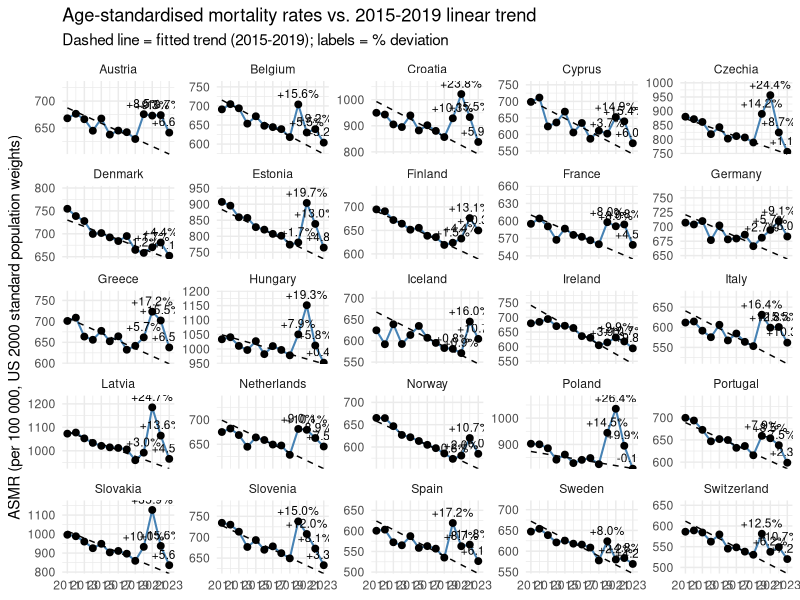

The R source for this figure:
################################################################################
## Age-standardised mortality rates (ASMR) 2011-2023, linear trend 2015-2019,  ##
## and percent deviation in 2020-2023                                          ##
################################################################################

## 1 ────────────────────────────────────────────────────────────────────────────
##  Standard US 2000 population weights, adjusted for the 0-4 group
##  (0-4 = <1 + 1-4  ⇒ 0.013818 + 0.055317 = 0.069135)
## -----------------------------------------------------------------------------
library(tidyverse)
library(broom)
library(knitr)
library(kableExtra)
library(scales)

std_pop <- tribble(
  ~age_group_5, ~weight,
  "0-4",   0.013818 + 0.055317,   # 0-4 years
  "5-9",   0.072533,
  "10-14", 0.073032,
  "15-19", 0.072169,
  "20-24", 0.066478,
  "25-29", 0.064529,
  "30-34", 0.071044,
  "35-39", 0.080762,
  "40-44", 0.081851,
  "45-49", 0.072118,
  "50-54", 0.062716,
  "55-59", 0.048454,
  "60-64", 0.038793,
  "65-69", 0.034264,
  "70-74", 0.031773,
  "75-79", 0.026999,
  "80-84", 0.017842,
  "85+",   0.015508
) %>%
  arrange(factor(age_group_5, levels = age_group_5))          # keep declared order


## 2 ────────────────────────────────────────────────────────────────────────────
##  Reads Eurostat deaths / population file & calculates ASMR (per 100 000)
## -----------------------------------------------------------------------------
dat <- read_csv("data/pop_deaths_eurostats_2011_2023.csv",
                show_col_types = FALSE)

asmr <- dat %>%
  left_join(std_pop, by = "age_group_5") %>%                 # attach weights
  mutate(mr      = deaths / population,                      # age-specific rate
         w_rate  = mr * weight) %>%                          # weighted rate
  group_by(country, year) %>%
  summarise(ASMR = sum(w_rate, na.rm = TRUE) * 1e5,          # per 100 000
            .groups = "drop") %>%
  arrange(country, year)


## 3 ────────────────────────────────────────────────────────────────────────────
##  Fits 2015-2019 linear trend and derives % deviation for 2020-2023
## -----------------------------------------------------------------------------
##   • one model per country: ASMR ~ year (years 2015-2019)
##   • predict through 2011-2023 to keep a full time-series
trend_models <- asmr %>%
  filter(year %in% 2015:2019) %>%
  nest(data = c(year, ASMR)) %>%
  mutate(model = map(data, ~lm(ASMR ~ year, data = .x)))

asmr_pred <- trend_models %>% 
  mutate(newdata = map(model, ~tibble(year = 2011:2023)),
         pred    = map2(model, newdata, predict)) %>% 
  unnest(c(newdata, pred)) %>% 
  rename(pred_ASMR = pred) %>% 
  left_join(asmr, by = c("country", "year")) %>% 
  mutate(dev_pct = (ASMR - pred_ASMR) / pred_ASMR * 100)



## 4 ────────────────────────────────────────────────────────────────────────────
##  2015-2019 linear-trend deviation table with colour gradient
##    • light-blue  = deficit (negative)
##    • white       = on-trend ( ≈ 0 %)
##    • dark-red    = excess   (positive)
## -----------------------------------------------------------------------------
library(kableExtra)
library(htmltools)   # for HTML() and html_print()

## --- builds the wide numeric table -------------------------------------------
dev_tbl_num <- asmr_pred %>%                       
  filter(year %in% 2020:2023) %>%
  select(country, year, dev_pct) %>%
  pivot_wider(names_from = year, values_from = dev_pct) %>%
  arrange(country)

## --- applies discrete background colours with cell_spec() ---------------------
##  bins & colours
##  < −10          : dark-blue  | white text
##  −10 to < −5    : mid-blue   | black text
##  −5  to <  0    : light-blue | black text
##   0  to <  1    : white      | black text
##   1  to <  3    : light-red  | black text
##   3  to < 10    : mid-red    | white text
##  ≥ 10           : dark-red   | white text

dev_tbl_col <- dev_tbl_num %>%                     # ← keeps country first
  mutate(across(
    -country,                                      # style only the % columns
    ~{
      bg <- dplyr::case_when(
        .x  < -10 ~ "#0d47a1",     # dark blue
        .x >= -10 & .x <  -5 ~ "#42a5f5",  # mid-blue
        .x >=  -5 & .x <   0 ~ "#bbdefb",  # light-blue
        .x >=   0 & .x <   1 ~ "#ffffff",  # white
        .x >=   1 & .x <   3 ~ "#ffcccb",  # light-red
        .x >=   3 & .x <  10 ~ "#ef5350",  # mid-red
        TRUE                  ~ "#b71c1c"  # dark-red (≥10 %)
      )
      fg <- dplyr::case_when(
        .x < -10            ~ "white",
        .x >= -10 & .x <  -5  ~ "black",
        .x >=  -5 & .x <   0  ~ "black",
        .x >=   0 & .x <   1  ~ "black",
        .x >=   1 & .x <   3  ~ "black",
        .x >=   3 & .x <  10  ~ "white",
        TRUE                  ~ "white"
      )
      cell_spec(sprintf("%+.1f %%", .x), background = bg, color = fg)
    }
  ))

## --- rendering & view -----------------------------------------------------------
tbl_html <- dev_tbl_col %>%
  kbl(format = "html", escape = FALSE,
      caption = "Percent deviation of ASMR from the 2015-2019 linear trend  
                 (blue = deficit / red = excess)") %>%
  kable_styling(full_width = FALSE, position = "center") %>%
  row_spec(0, bold = TRUE)

html_print( htmltools::HTML(tbl_html) )

## 5 ────────────────────────────────────────────────────────────────────────────
##  Plot: observed ASMR, fitted linear trend, and % deviation labels
##  ─ one facet per country (free y-axis, shared x-axis)                       ##
## -----------------------------------------------------------------------------
library(ggplot2)

ggplot(asmr_pred, aes(year, ASMR)) +
  geom_line(aes(group = 1), linewidth = 0.7, colour = "steelblue") +
  geom_line(aes(y = pred_ASMR), linetype = "dashed") +
  geom_point(size = 2) +
  geom_text(
    data = subset(asmr_pred, year >= 2020),
    aes(label = sprintf("%+.1f%%", dev_pct)),
    vjust = -0.7, size = 3
  ) +
  facet_wrap(~country, scales = "free_y") +
  scale_x_continuous(breaks = seq(2011, 2023, 2)) +
  facet_wrap(~country, scales = "free_y") +
  scale_x_continuous(breaks = seq(2011, 2023, 2)) +
  scale_y_continuous(                       # ← add 50 units above the max
    expand = expansion(mult = c(0, 0), add = c(0, 50))
  ) +
  labs(
    title    = "Age-standardised mortality rates vs. 2015-2019 linear trend",
    subtitle = "Dashed line = fitted trend (2015-2019); labels = % deviation",
    x = NULL,
    y = "ASMR (per 100 000, US 2000 standard population weights)"
  ) +
  theme_minimal(base_size = 11)
